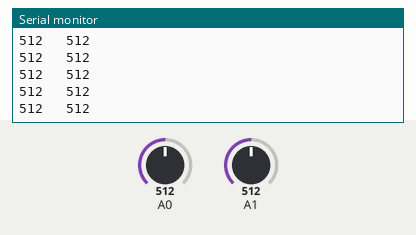
The sketch below on a simulated Arduino Uno, built with avr-gcc and run on an emulated ATmega328P. On the bench: the last lines printed to the serial monitor. The test bench sets the inputs (shaded band); at power-on: A0 = 512, A1 = 512.

Above: at 1.2 s.
1.3 s: A0 set to 716
At 1.31 s:
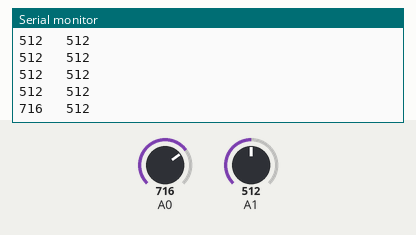
2.8 s: A1 set to 716
At 2.82 s:
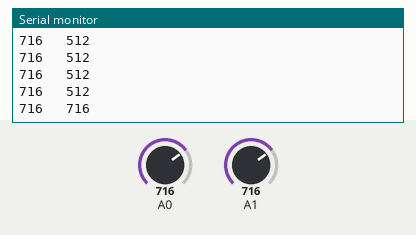
4.3 s: A0 set to 900
At 4.33 s:
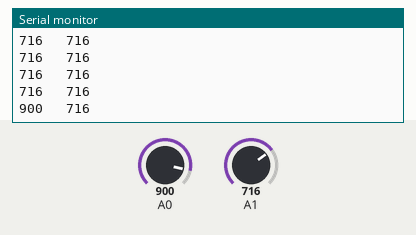
5.8 s: A1 set to 900
At 5.84 s:
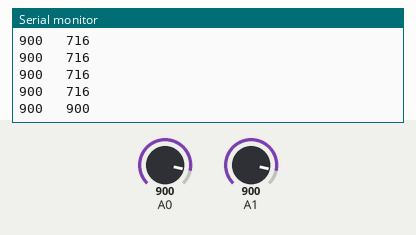
Timing chart, 0 to 8.3 s (numbered marks = the images above; inputs shaded):
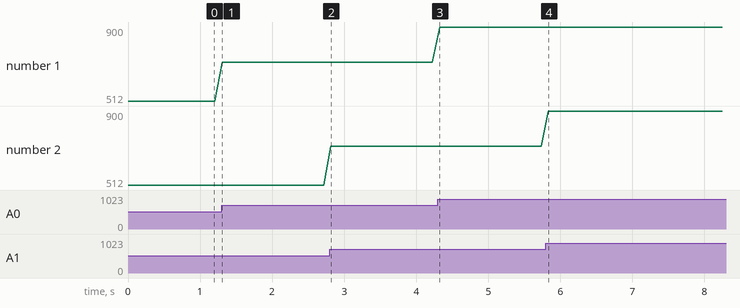

The sketch:

S2_L02_2xLDR.ino
```cpp
/*
  Tokyo HackerSpace
  Robotics course Season 2, lesson 2
  Modified from AnalogReadSerial
  This sketch should read two Light Dependent Resistors attached to A0 and A1
  and print them to the Serial terminal.
*/

// the setup routine runs once when you press reset:
void setup() {
  // initialize serial communication at 9600 bits per second:
  Serial.begin(9600);
}

// the loop routine runs over and over again forever:
void loop() {
  // read the input on analog pin 0:
  int LDRLeft = analogRead(A0);
  int LDRRight = analogRead(A1);
  // print out the value you read:
  Serial.print(LDRLeft);
  Serial.print("   ");
  Serial.println(LDRRight);
  delay(100);        // delay in between reads for stability
}
```

Measured:
- after the input at 1.3 s, the serial monitor: prints a new line at once (image 1)
- after the input at 2.8 s, the serial monitor: prints a new line at once (image 2)
- after the input at 4.3 s, the serial monitor: prints a new line at once (image 3)
- after the input at 5.8 s, the serial monitor: prints a new line at once (image 4)
- plotted number 1: 512 → 716 after the input at 1.3 s, 716 → 900 after the input at 4.3 s
